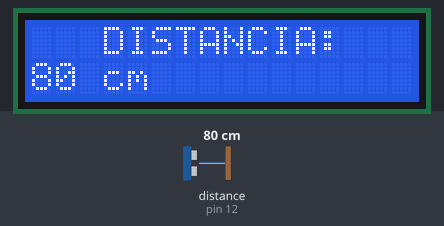
A sketch run on a simulated Arduino Uno, built with avr-gcc and run on an emulated ATmega328P. Parts: 16×2 character LCD. Wiring (inferred from the names in the program): ultrasonic range finder: trigger pin 13; echo pin 12. The test bench sets the inputs (shaded band); at power-on: distance to the obstacle (sensor on pin 12) 80 cm. The echo pulse lasts 58.3 µs per cm.

Above: at 1.2 s.
1.3 s: distance to the obstacle (sensor on pin 12) set to 9 cm
At 2.1 s:
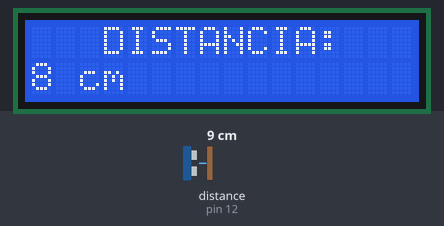
3.0 s: distance to the obstacle (sensor on pin 12) set to 250 cm
At 3.35 s:
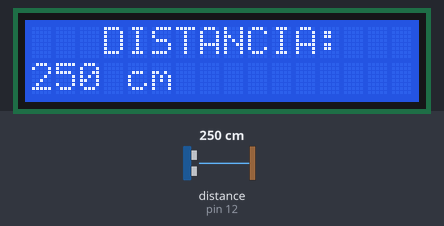
4.6 s: distance to the obstacle (sensor on pin 12) set to 2 cm
At 5.4 s:
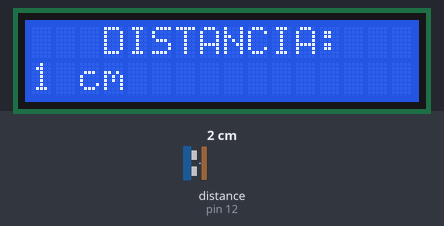
Timing chart, 0 to 7.6 s (numbered marks = the images above; inputs shaded):
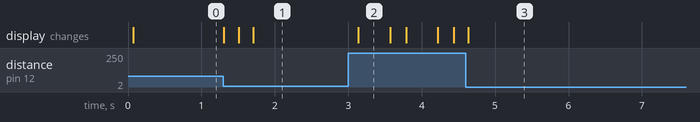

The sketch:

DISTANCIA_LCD.ino
```cpp
/*
  ZDAY 2014 - PORTO
  Medidor de distâncias portátil
 */
// Inclusão da biblioteca com as funções para controlar o LCD
#include <LiquidCrystal.h>

int pino_ativa_sensor = 13; // Porta digital associada ao pino de ativação do sensor
int pino_resultado_sensor = 12; // Porta digital associada ao pino do resultado do sensor
long tempo = 0; // Variável para guardar o tempo de voo
int distancia = 0; // Variável para guardar a conversão para centímetros

// Criação de uma variável do tipo LiquidCrystal e configuração dos pinos da
// seguinte forma (rs, en, d4, d5, d6, d7)
LiquidCrystal lcd(2, 3, 4, 5, 6, 7);

void setup() {
  // Definir a porta digital associada à ativação do sensor como saída
  pinMode(pino_ativa_sensor, OUTPUT);
  // Definir a porta digital associada ao resultado do sensor como entrada
  pinMode(pino_resultado_sensor, INPUT);
  // Configuração do número de colunas e linhas do display
  lcd.begin(16, 2);
  // Coloca o cursor na posição inicial (coluna, linha) {começa 0}
  lcd.setCursor(0, 0);
  // Escreve o texto apresentado no display
  lcd.print("   DISTANCIA:   ");
}

// Parte do código que executa infinitamente
void loop() {
  digitalWrite(pino_ativa_sensor, LOW);  // Desativa saída digital
  delayMicroseconds(2);                  // Aguarda 2 microssegundos
  digitalWrite(pino_ativa_sensor, HIGH); // Ativa saída digital
  delayMicroseconds(5);                  // Aguarda 5 microssegundos
  digitalWrite(pino_ativa_sensor, LOW);  // Desativa saída digital
  tempo = pulseIn(pino_resultado_sensor, HIGH); // Leitura do tempo de voo
  distancia = tempo / 29 / 2; // Calculo da distancia em cm

  lcd.setCursor(0, 1);  // Coloca o cursor na coluna 0, linha 1
  lcd.print(distancia); // Envia a distancia lida para o display
  lcd.print(" cm  ");   // Escreve o simbolo de cm
  delay(200);           // Aguarda 200 ms
}
```

Measured:
- after the input at 1.3 s, the display: changes at once (image 1)
- after the input at 3.0 s, the display: changes after 0.14 s (image 2)
- after the input at 4.6 s, the display: changes at once (image 3)
- what the display in image 2 shows lasts 0.5 s, from 3.1 s to 3.6 s
